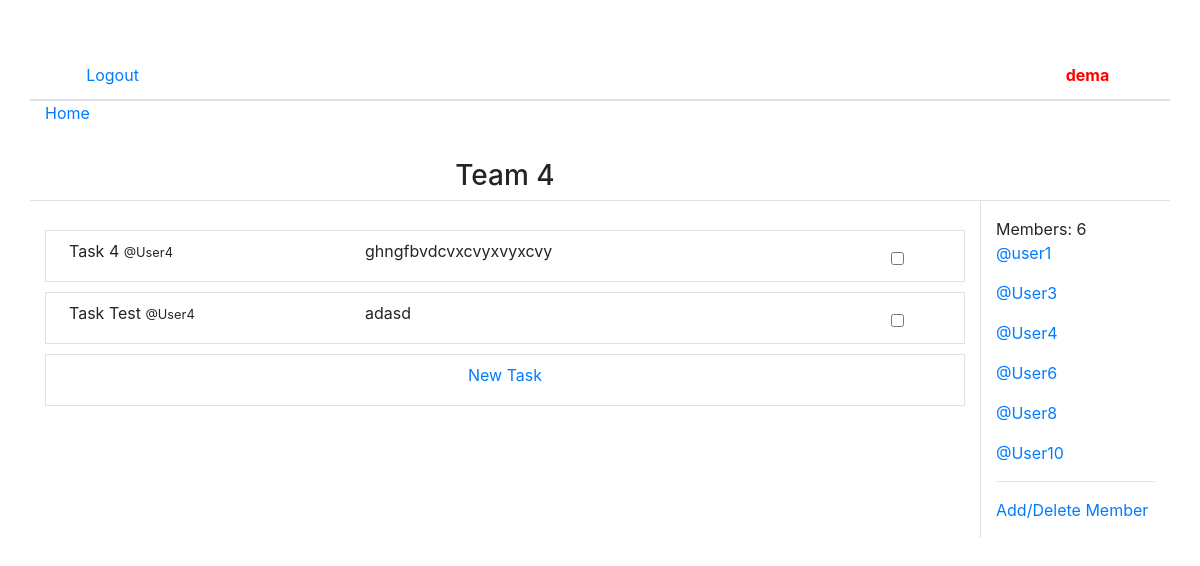
Screenshot of /rooms/4/ (signed in) with the database file from the repository.
### base/models.py (models this page shows, shortened)
class Room(models.Model):
    host = models.ForeignKey(User, on_delete=models.SET_NULL, null=True)
    topic = models.ForeignKey(Topic, on_delete=models.SET_NULL, null=True)
    name = models.CharField(max_length=200)
    description = models.TextField(null=True, blank=True)
    participants = models.ManyToManyField(User, related_name='participants')
    updated = models.DateTimeField(auto_now=True)
    createed = models.DateTimeField(auto_now_add=True)
    class Meta:
        ordering = ['-updated', '-createed']

class Task(models.Model):
    host = models.ForeignKey(User, on_delete=models.SET_NULL, null=True)
    hostroom = models.ForeignKey(Room, on_delete=models.SET_NULL, null=True)
    name = models.CharField(max_length=200, null=True)
    body = models.TextField(null=True, blank=True)
    updated = models.DateTimeField(auto_now=True)
    created = models.DateTimeField(auto_now_add=True)
    finish = models.BooleanField(default=False)

### base/views.py (the view)
# urls.py: path('rooms/<str:rom_id>/', views.roomsView, name='rooms'),
def roomsView(request, rom_id):
    rooms2 = Room.objects.get(id=rom_id)
    tasks = Task.objects.filter(hostroom_id=rom_id)
    participants = rooms2.participants.all() # rooms2 > room ?
    context = {'rooms2': rooms2, 'participants': participants, 'tasks': tasks}
    return render(request, 'base/rooms.html', context)

### base/templates/base/rooms.html
{% extends 'main.html' %}
{% load static %}
{% block content %}
<div class="container">
    <div class="row">
        <div class="col-10 d-flex flex-row justify-content-center align-items-center" style="height: 40px;">
            <h3>{{ rooms2.name }}</h3>
        </div>
        <div class="col-2"></div>
    </div>
    <div class="row">
        <div class="col-10  ">
            <div class="row">
                <div class="col-12 border-top" style="height: 30px; padding-bottom: 10px;"></div>
                <div class="col-12 d-flex flex-row justify-content-center align-items-center">
                    <div class="container">
                        {% for task in tasks %}
                            <div class="row">
                                <div class="col-12 d-flex flex-row justify-content-center align-items-center border">
                                    <div class="col-4 p-2" style="height: 50px;">
                                        <medium>{{task.name}}</medium>
                                        <small>@{{task.host}}</small>
                                    </div>
                                    <div class="col-7 p-2" style="height: 50px;">
                                        <medium>{{task.body}}</medium>
                                    </div>
                                    <div class="col-1 p-3" style="height: 50px;">
                                        <input type="checkbox" value="{{ task.finish }}">
                                    </div>
                                </div>
                                <div class="col-12" style="height: 10px;"></div>
                            </div>
                        {% endfor %}
                                                        <div class="row">
                                <div class="col-12 d-flex flex-row justify-content-center align-items-center border">
                                    <div class="col-12 p-2 d-flex justify-content-center" style="height: 50px;">
                                        <a href="#"><medium>New Task</medium></a>
                                    </div>
                                </div>
                            </div>
                    </div>
                </div>
            </div>
        </div>
        <div class="col-2 border-top border-left pb-3">
            <div>
                <div class="mt-3">
                    <medium>Members: {{rooms2.participants.count}}</medium>
                </div>
                {% for participant in rooms2.participants.all %}
                <p><a href="{% url 'userinfo' participant.id %}">@{{ participant }}</a></p>
                {% endfor %}
                <hr>
                <a href="{% url 'update-room_2' rooms2.id %}">Add/Delete Member</a>
            </div>
        </div>
    </div>
</div>
{% endblock content %}

### templates/main.html (shortened to what this page needs)
{% load static %}
<!DOCTYPE html>
<html lang="en">
<head>
        <link rel="stylesheet" href="https://stackpath.bootstrapcdn.com/bootstrap/4.1.3/css/bootstrap.min.css">
        <link rel="stylesheet" type="text/css" href="{% static 'css/style.css' %}">
</head>
<body style="background-color: white;">
  <div class="container">
      <div class="row">
          <div class="col-12" style="height: 50px; padding: 0px;">
              <div class="row">
                  <div class="col-2" style="height: 50px;"></div>
                  <div class="col-10" style="height: 50px;"></div>
              </div>
          </div>
          <div class="col-12 border-bottom" style="height: 50px; padding: 0px;">
              <div class="row">
                    <div class="col-2 d-flex flex-row justify-content-center align-items-center" style="height: 50px;">
                        {% if request.user.is_authenticated %}
                            <a href="{% url 'logout' %}">Logout</a>
                        {% else %}
                            <a href="{% url 'login' %}">Login</a>
                        {% endif %}
                    </div>
                    <div class="col-8" style="height: 50px;"></div>
                    <div class="col-2 d-flex flex-row justify-content-center align-items-center" style="height: 50px;">
                        {% if request.user.is_authenticated %}
                            <div>
                                <a href="{% url 'userinfo' request.user.id %}"><medium style="font-weight: bold; color: red;">{{ request.user }}</medium></a>
                            </div>
                        {% endif %}
                    </div>
              </div>
          </div>
          <div class="container">
              <div class="row">
                  <div class="col-12" style="height: 20px;">
                      <div class="row">
                           <div class="col-1 border-top" style="height: 20px;">
                               <a href="{% url 'home' %}">Home</a>
                           </div>
                           <div class="col-11 border-top" style="height: 20px;"></div>
                      </div>
                  </div>
                  <div class="col-12" style="height: 20px;"></div>
                  <div class="col-12" style="height: 20px;"></div>
              </div>
          </div>
      </div>
  </div>
  {% block content %}
  {% endblock content %}
</body>
</html>

### rows the page displays
Room: name "Team 4", participants.count "6"
Task: name "Task 4", host "User4", body "ghngfbvdcvxcvyxvyxcvy"
Task: name "Task Test", host "User4", body "adasd"

### other values shown
{{ request.user }} "dema"
{{ participant }} "user1"
{{ participant }} "User3"
{{ participant }} "User4"
{{ participant }} "User6"
{{ participant }} "User8"
{{ participant }} "User10"
